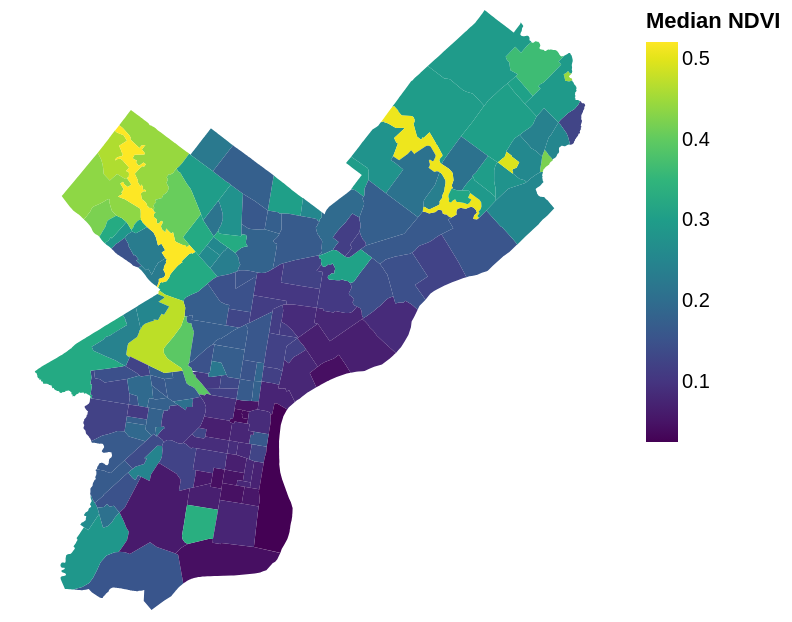

Notebook cell for this chart:
### Markdown cell above
#### With altair

### Code cell
# trim to only the columns we want to plot
cols = ["median_NDVI", "ZillowName", "geometry"]

(
    alt.Chart(hoods[cols].to_crs(epsg=3857))
    .mark_geoshape()
    .encode(
        color=alt.Color(
            "median_NDVI",
            scale=alt.Scale(scheme="viridis"),
            legend=alt.Legend(title="Median NDVI"),
        ),
        tooltip=["ZillowName", "median_NDVI"],
    )
    .project(type="identity", reflectY=True)
)

### Figure 1 — Vega-Lite specification as saved in the notebook (floating-point values rounded to 4 significant figures; data arrays with more than 128 entries replaced by an {"elided": "..."} marker saying what was removed)
{"config": {"view": {"continuousWidth": 300, "continuousHeight": 300}}, "data": {"name": "data-099f77246b6d0e73adc297ee8d6f131b"}, "mark": {"type": "geoshape"}, "encoding": {"color": {"field": "median_NDVI", "legend": {"title": "Median NDVI"}, "scale": {"scheme": "viridis"}, "type": "quantitative"}, "tooltip": [{"field": "ZillowName", "type": "nominal"}, {"field": "median_NDVI", "type": "quantitative"}]}, "projection": {"reflectY": true, "type": "identity"}, "$schema": "https://vega.github.io/schema/vega-lite/v5.20.1.json", "datasets": {"data-099f77246b6d0e73adc297ee8d6f131b": {"elided": "158 records"}}}
